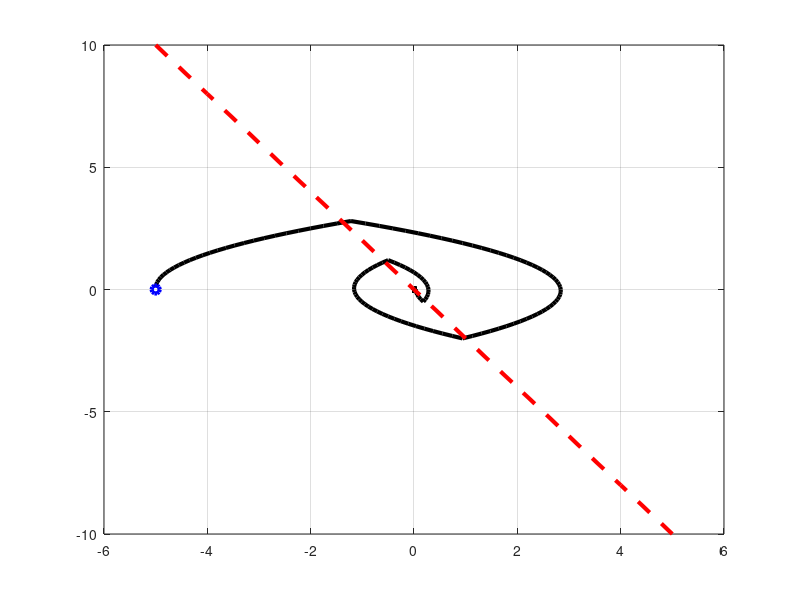

MATLAB code to generate this figure:
clear all; clc;

A = [0 1; 0 0];
b = [0; 1];

x_0 = [-5; 0];
x_i = x_0; %para plot do ponto inicial

x_s = -abs(x_0(1)):abs(x_0(1));
s_plot = -2*x_s;

h = 0.1;

k = 1;

tMax = 100;

nSamples = tMax/h;

while ( k < nSamples)
   s = -x_0(2) - 2*x_0(1);
   if (s > 0)
     u = 1;
   elseif (s < 0)
     u = -1;
   elseif (s = 0)
     u = 0;
   endif
   x_dot = A*x_0 + b*u;
   x = x_0 + h*x_dot;
   x_0 = x;
   x_1(k) = x(1);
   x_2(k) = x(2);
   k = k + 1;
end

plot(x_1, x_2, 'k-', 'LineWidth', 3);
hold on;
plot(x_s, s_plot, 'r--', 'LineWidth', 3);
hold on;
plot(x_i(1), x_i(2), 'bo', 'LineWidth', 3);
grid on;

